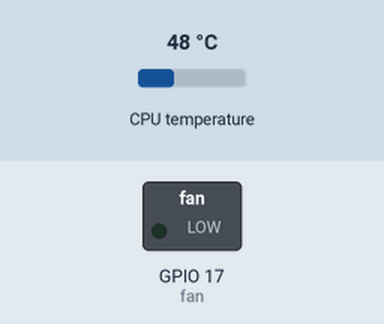
Simulated run of this program. Board: Raspberry Pi (BCM pin numbers). Shown: switched loads named in the program (green lamp = pin HIGH). The inputs (shaded band) are chosen by the test bench; at power-on: CPU temperature 48 °C.

Above: at 1.2 s.
1.3 s: CPU temperature set to 54 °C
7.3 s: CPU temperature set to 57 °C
At 10.5 s:
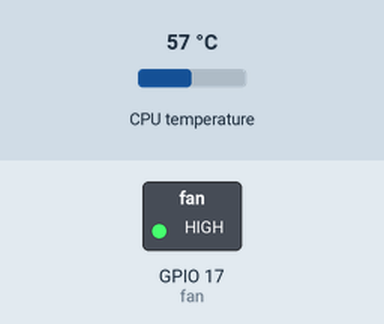
13.3 s: CPU temperature set to 46 °C
19.3 s: CPU temperature set to 43 °C
At 20.5 s:
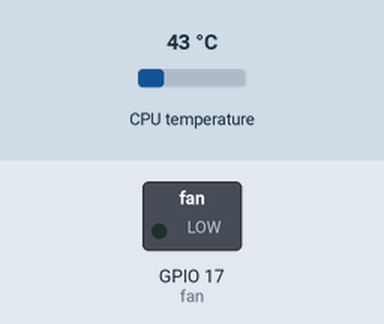
25.3 s: CPU temperature set to 58 °C
At 30.6 s:
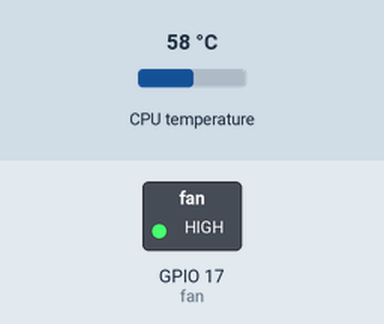
Timing chart, 0 to 32.1 s (numbered marks = the images above; inputs shaded):
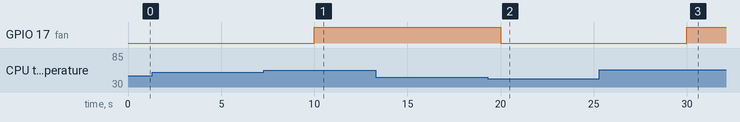

Measured:
- the behaviour switches between 55 and 56 °C on CPU temperature (found by bisection; images 0 and 1)
- the behaviour switches between 45 and 44 °C on CPU temperature (found by bisection; images 1 and 2)
- after the input at 1.3 s, every drawn part: stays the same
- after the input at 7.3 s, GPIO 17 (fan): LOW → HIGH after 2.7 s
- after the input at 13.3 s, every drawn part: stays the same
- after the input at 19.3 s, GPIO 17 (fan): HIGH → LOW after 0.70 s
- after the input at 25.3 s, GPIO 17 (fan): LOW → HIGH after 4.7 s

The program:

fancontrol.py
```python
#!/usr/bin/env python3

import time

from gpiozero import OutputDevice


ON_THRESHOLD = 55  # (degrees Celsius) Fan kicks on at this temperature.
OFF_THRESHOLD = 45  # (degress Celsius) Fan shuts off at this temperature.
SLEEP_INTERVAL = 5  # (seconds) How often we check the core temperature.
GPIO_PIN = 17  # Which GPIO pin you're using to control the fan.


def get_temp():
    """Get the core temperature.

    Read file from /sys to get CPU temp in temp in C *1000

    Returns:
        int: The core temperature in thousanths of degrees Celsius.
    """
    with open('/sys/class/thermal/thermal_zone0/temp') as f:
        temp_str = f.read()

    try:
        return int(temp_str) / 1000
    except (IndexError, ValueError,) as e:
        raise RuntimeError('Could not parse temperature output.') from e

if __name__ == '__main__':
    # Validate the on and off thresholds
    if OFF_THRESHOLD >= ON_THRESHOLD:
        raise RuntimeError('OFF_THRESHOLD must be less than ON_THRESHOLD')

    fan = OutputDevice(GPIO_PIN)

    while True:
        temp = get_temp()

        # Start the fan if the temperature has reached the limit and the fan
        # isn't already running.
        # NOTE: `fan.value` returns 1 for "on" and 0 for "off"
        if temp > ON_THRESHOLD and not fan.value:
            fan.on()

        # Stop the fan if the fan is running and the temperature has dropped
        # to 10 degrees below the limit.
        elif fan.value and temp < OFF_THRESHOLD:
            fan.off()

        time.sleep(SLEEP_INTERVAL)
```
